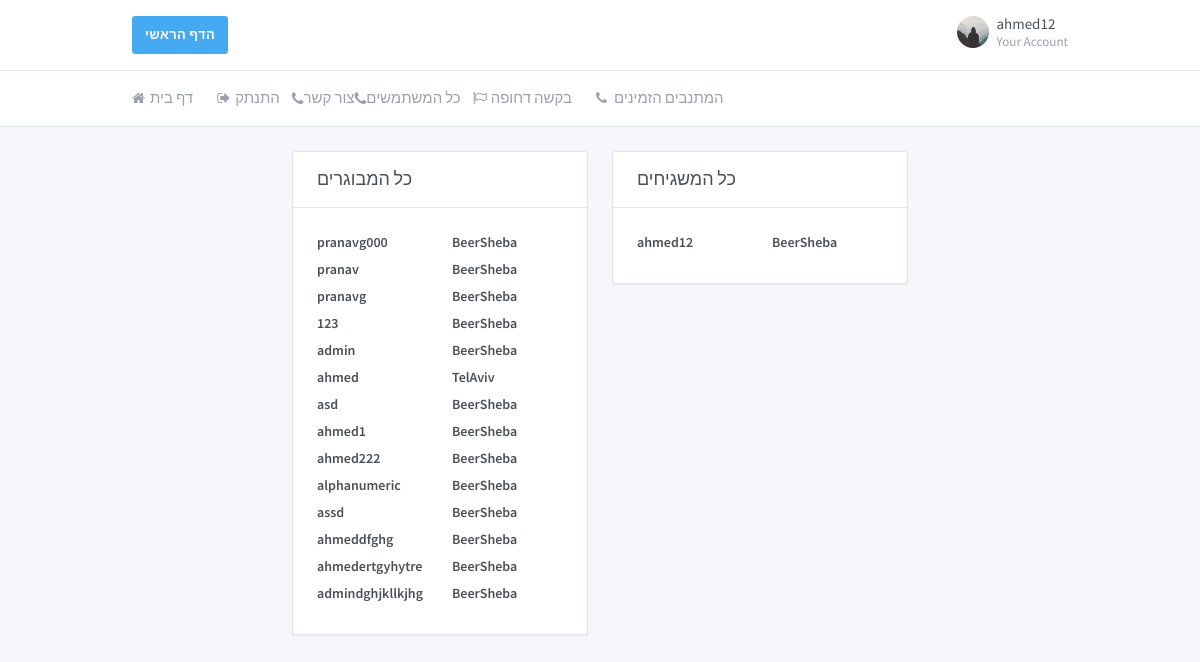
Before: /all_profiles/ (signed in) with the older database file.
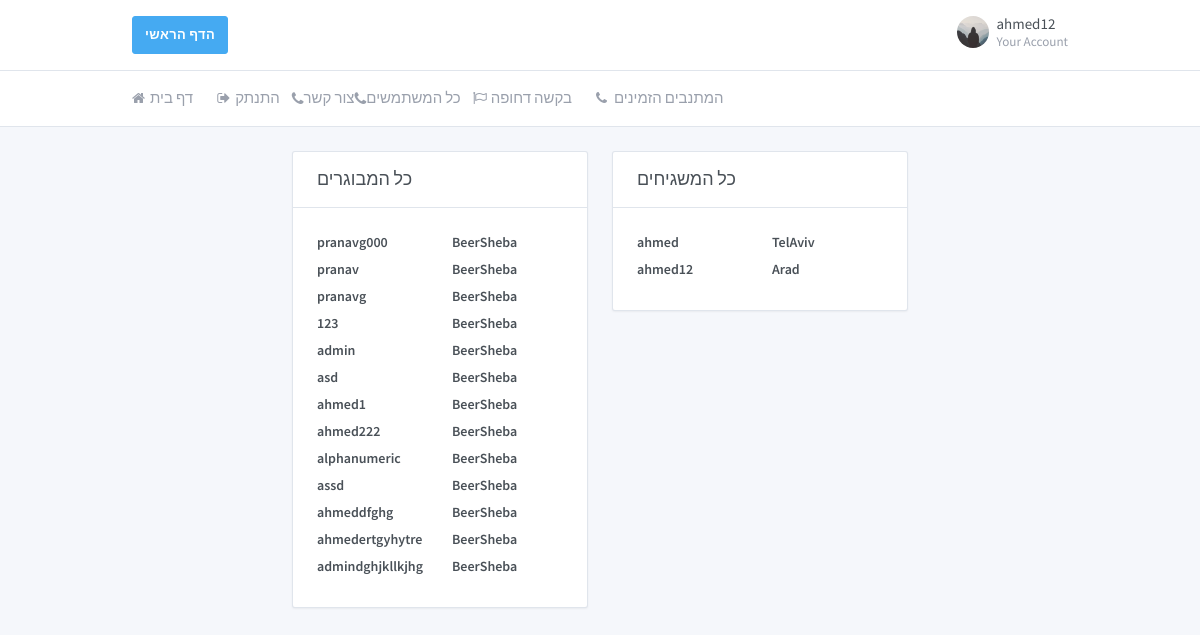
After: the same page with the newer database file.
### core/models.py (models this page shows, shortened)
class Profile(models.Model):
    user = models.OneToOneField(User, on_delete=models.CASCADE)
    profile_photo = models.FileField(default='default.jpg', upload_to='profile_photos')
    status_info = models.CharField(max_length=10, choices=Status_Info_CHOICES, default='זמין')
    is_volunteer = models.BooleanField(default=False)
    phone_regex = RegexValidator(regex=r'^\+?1?\d{9,10}$',
                                 message="Phone number must be entered in the format: '+0000000000'")
    phone_number = models.CharField(validators=[phone_regex], max_length=10, blank=True)
    gender = models.CharField(max_length=10, choices=GENDER_CHOICES, default='Male')
    address = models.CharField(max_length=40, choices=ADDRESS_CHOICES, default='BeerSheba')
    rating = models.CharField(max_length=10, choices=Rating_CHOICES, default='good')

### core/views.py (the view)
# urls.py: url(r'^all_profiles/$', views.get_all_profiles, name='core/profiles_table'),
def get_all_profiles(request):
    context = {}
    context.update({'all_volunteers': get_all_volunteers()})
    context.update({'all_elderly': get_all_elderly()})
    return render(request, 'core/profiles_table.html', context)

### core/views.py (called while the page is built)
def get_all_volunteers():
    result = list()
    users_list = Profile.objects.all()
    for user_item in users_list:
        if getattr(user_item, "is_volunteer"):
            result.append(user_item)
    return result

def get_all_elderly():
    result = list()
    users_list = Profile.objects.all()
    for user_item in users_list:
        if not getattr(user_item, "is_volunteer"):
            result.append(user_item)
    return result

### core/templates/core/profiles_table.html (shortened to what the changed rows need)
{%load static %}
{% load crispy_forms_tags %}
<!doctype html>
<html dir="ltr" lang="en">
<head>
    <link href="https://maxcdn.bootstrapcdn.com/font-awesome/4.7.0/css/font-awesome.min.css" rel="stylesheet">
    <link href="{%static 'core/dashboard.css'%}" rel="stylesheet"/>
</head>
<body>
<div class="page">
    <div class="page-main">
        <div class="my-3 my-md-5">
            <div class="container">
                <div class="row">
                    <div class="col-lg-4">
                        <div class="card">
                            <div class="card-body">
                                {%for elderly in all_elderly%}
                                <div class="row">
                                    <div class="col">
                                        <a class="text-default"
                                           href="{%url 'profile' elderly.user.username%}"><label
                                                class="form-label">{{elderly.user.username}}</label></a>
                                    </div>
                                    <div class="col">
                                        <a class="text-default"><label
                                                class="form-label">{{elderly.address}}</label></a>
                                    </div>
                                </div>
                                {%endfor%}
                            </div>
                        </div>
                    </div>
                    <div class="col-lg-4">
                        <div class="card">
                            <div class="card-body">
                                {%for volunteer in all_volunteers%}
                                <div class="row">
                                    <div class="col">
                                        <a class="text-default"
                                           href="{%url 'profile' volunteer.user.username%}"><label
                                                class="form-label">{{volunteer.user.username}}</label></a>
                                    </div>
                                    <div class="col">
                                        <a class="text-default"><label
                                                class="form-label">{{volunteer.address}}</label></a>
                                    </div>
                                </div>
                                {%endfor%}
                            </div>
                        </div>
                    </div>
                </div>
            </div>
        </div>
    </div>
</div>
</body>
</html>

Changed rows visible on the page:
changed Profile "TelAviv": moves from the list under "כל המבוגרים" to the list under "כל המשגיחים"
changed Profile "ahmed12": address "BeerSheba" → "Arad"
